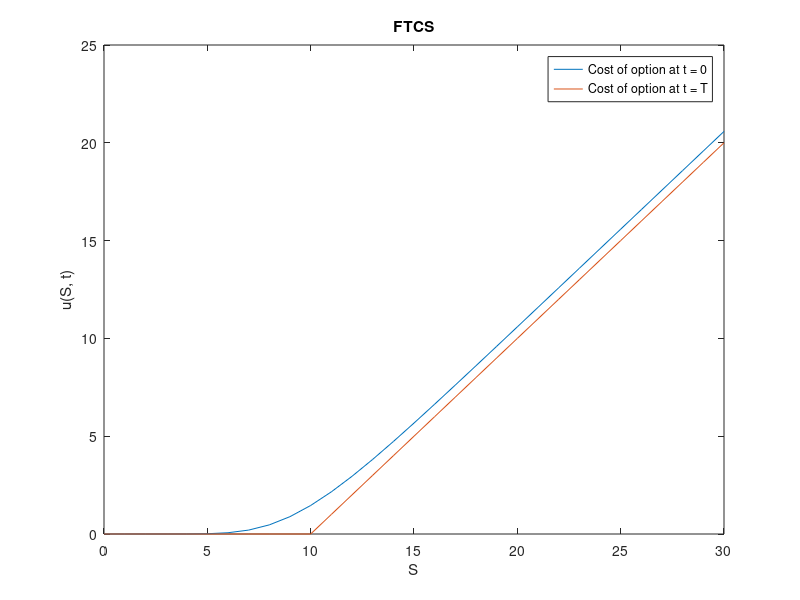
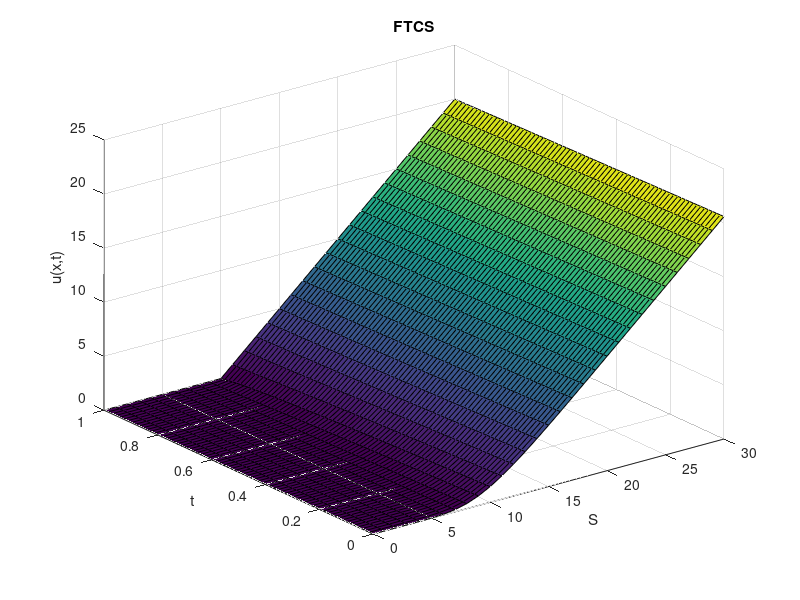

These figures' MATLAB source, in order: (Note: this script raises an error after producing the figures.)
function q1
	close all; clear; im_num = 1;
	% Terminal Condition flag
	isTerminal = true;

	T = 1;
	K = 10;
	r = 0.06;
	sig = 0.3;
	delta = 0;

	% Boundary
	S_min = 0;
	S_max = 30;

	h = 1;
	k = h^2/70;
	m = (S_max - S_min)/h;
	n = ceil(T/k);

	S = S_min:h:S_max;
	Time = 0:k:T;

	% Tau = T - t
	U = FTCS(T, K, r, sig, delta, S, Time, h, k, isTerminal);
	% size(Time), size(S), size(U)
	figure; plot(S, U(1, :)); hold on; plot(S, U(end, :)); hold off;
	legend('Cost of option at t = 0', 'Cost of option at t = T'); xlabel('S'); ylabel('u(S, t)'); title('FTCS');
	saveas(gcf, sprintf('plots/q1_%d.png', im_num)); im_num = im_num + 1;
	figure; surf(S, Time, U); xlabel('S'); ylabel('t'); zlabel('u(x,t)'); title('FTCS');
	saveas(gcf, sprintf('plots/q1_%d.png', im_num)); im_num = im_num + 1;
	
	Methods = {'Matlab Back-Slash', 'Gauss-Seidel', 'Jacobi', 'SOR'};
	for meth = 1:4
		U = BTCS(T, K, r, sig, delta, S, Time, h, k, isTerminal, Methods{meth});
		figure; plot(S, U(1, :)); hold on; plot(S, U(end, :)); hold off;
		legend('Cost of option at t = 0', 'Cost of option at t = T'); xlabel('S'); ylabel('u(S, t)'); title(sprintf('BTCS using %s method', Methods{meth}));
		saveas(gcf, sprintf('plots/q1_%d.png', im_num)); im_num = im_num + 1;
		figure; surf(S, Time, U); xlabel('S'); ylabel('t'); zlabel('u(S,t)'); title(sprintf('BTCS using %s method', Methods{meth}));
		saveas(gcf, sprintf('plots/q1_%d.png', im_num)); im_num = im_num + 1;
	end

	for meth = 1:4
		U = Crank(T, K, r, sig, delta, S, Time, h, k, isTerminal, Methods{meth});
		figure; plot(S, U(1, :)); hold on; plot(S, U(end, :)); hold off;
		legend('Cost of option at t = 0', 'Cost of option at t = T'); xlabel('S'); ylabel('u(S, t)'); title(sprintf('Crank-Nicolson using %s method', Methods{meth}));
		saveas(gcf, sprintf('plots/q1_%d.png', im_num)); im_num = im_num + 1;
		figure; surf(S, Time, U); xlabel('S'); ylabel('t'); zlabel('u(S,t)'); title(sprintf('Crank-Nicolson using %s method', Methods{meth}));
		saveas(gcf, sprintf('plots/q1_%d.png', im_num)); im_num = im_num + 1;
	end
end

function [y] = f(S, K)
	temp1 = zeros(size(S));
	temp2 = S - K;
	y = max([temp1; temp2]);
end

function [y] = g1(r, s, Tau, K)
	y = 0;
end

function [y] = g2(r, s, Tau, K)
	y = s - K*exp(-r.*Tau);
end

function [y] = fa(sig, s)
	y = sig.^2 .* s.^2 / 2;
end

function [y] = fb(r, delta, s);
	y = (r - delta) .* s;
end

function [y] = fc(r)
	y = -r;
end

function [U] = FTCS(T, K, r, sig, delta, S, Tau, h, k, isTerminal)
	fprintf('\nRunning FTCS\n');
	m = length(S);
	n = length(Tau);
	U = zeros(n, m);

	if isTerminal
		k = -k;
	end

	U(1:end, 1) = g1(r, S(1), Tau, K);
	U(1:end, end) = g2(r, S(end), Tau, K);
	U(1, 1:end) = f(S, K);

	for i = 2:n
		for j = 2:m-1
			aa = fa(sig, S(j));
			bb = fb(r, delta, S(j));
			cc = fc(r);
			U(i, j) = (-aa*k/h^2 + 0.5*bb*k/h)*U(i-1,j-1) + (1 + 2*aa*k/h^2 - cc*k)*U(i-1,j) + (-aa*k/h^2 - 0.5*bb*k/h)*U(i-1,j+1);
		end
	end

	if isTerminal
		U = flipud(U);
	end
end

function [U] = BTCS(T, K, r, sig, delta, S, Tau, h, k, isTerminal, method)
	fprintf('\nRunning BTCS\n');
	fprintf('Using %s method\n', method);
	m = length(S);
	n = length(Tau);
	U = zeros(n, m);

	if isTerminal
		k = -k;
	end

	U(1:end, 1) = g1(r, S(1), Tau, K);
	U(1:end, end) = g2(r, S(end), Tau, K);
	U(1, 1:end) = f(S, K);

	for i = 2:n
		A = zeros(m, m);
		b = zeros(m, 1);

		aa = fa(sig, S);
		bb = fb(r, delta, S);
		cc = fc(r);

		A(1:m+1:end) = 1 - 2*aa*k/h^2 + cc*k;
		A(2:m+1:end) = aa(2:m)*k/h^2 - bb(2:m)*k/(2*h);
		A(m+1:m+1:end) = aa(1:m-1)*k/h^2 + bb(1:m-1)*k/(2*h);

		A(1,1) = 1;
		A(1,2) = 0;
		A(m,m) = 1;
		A(m,m-1) = 0;

		b(2:m-1) = U(i-1,2:m-1);
		b(1) = U(i,1);
		b(end) = U(i,end);

		if method(1) == 'B'
			U(i,:) = (A\b)';
		elseif method(1) == 'G'
			U(i,:) = gauss_seidel(A,b,1000,1e-5);
		elseif method(1) == 'J'
			U(i,:) = jacobi(A,b,1000,1e-5);
		else
			U(i,:) = sor(A,b,1000,1e-5);
		end			
			
	end

	if isTerminal
		U = flipud(U);
	end
end

function [U] = Crank(T, K, r, sig, delta, S, Tau, h, k, isTerminal, method)
	fprintf('\nRunning Crank Nicolson\n');
	fprintf('Using %s method\n', method);
	m = length(S);
	n = length(Tau);
	U = zeros(n, m);

	if isTerminal
		k = -k;
	end

	U(1:end, 1) = g1(r, S(1), Tau, K);
	U(1:end, end) = g2(r, S(end), Tau, K);
	U(1, 1:end) = f(S, K);

	for i = 2:n
		A = zeros(m, m);
		b = zeros(m, 1);

		aa = fa(sig, S);
		bb = fb(r, delta, S);
		cc = fc(r);

		A(1:m+1:end) = 2 - 2*aa*k/h^2 + cc*k;
		A(2:m+1:end) = aa(2:m)*k/h^2 - bb(2:m)*k/(2*h);
		A(m+1:m+1:end) = aa(1:m-1)*k/h^2 + bb(1:m-1)*k/(2*h);

		A(1,1) = 1;
		A(1,2) = 0;
		A(m,m) = 1;
		A(m,m-1) = 0;

		b(2:m-1) = (-aa(2:m-1)*k/h^2 + bb(2:m-1)*k/(2*h)) .* U(i-1,1:m-2) ...
					+ (2 + 2*aa(2:m-1)*k/h^2 - cc*k) .* U(i-1,2:m-1) ...
					+ (-aa(2:m-1)*k/h^2 - bb(2:m-1)*k/(2*h)) .* U(i-1,3:m);
		b(1) = U(i,1);
		b(end) = U(i,end);

		if method(1) == 'B'
			U(i,:) = (A\b)';
		elseif method(1) == 'G'
			U(i,:) = gauss_seidel(A,b,1000,1e-5);
		elseif method(1) == 'J'
			U(i,:) = jacobi(A,b,1000,1e-5);
		else
			U(i,:) = sor(A,b,1000,1e-5);
		end	
	end

	if isTerminal
		U = flipud(U);
	end
end